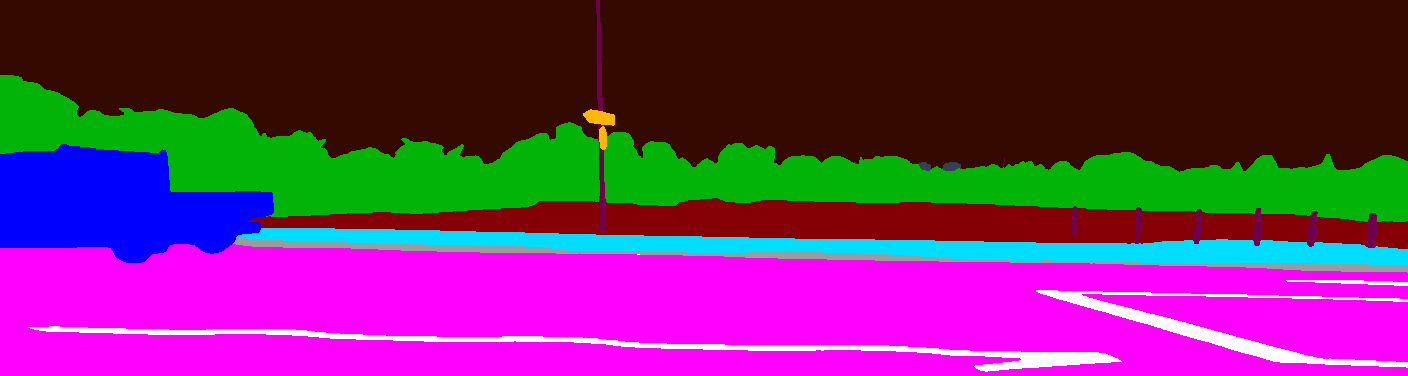
#> input picture md_materials/new_0000000163_prediction.png, 1408 x 376 px, given as the content of the folder /workspace/nkbseg_dataset/kitti360/labels/9/, which was not available
$ jupyter execute --allow-errors correction.ipynb
#> lines starting #> are read from the running program, lines starting #| are printed output that depends on the picture
#> `image = np.array(Image.open(image_path))`:
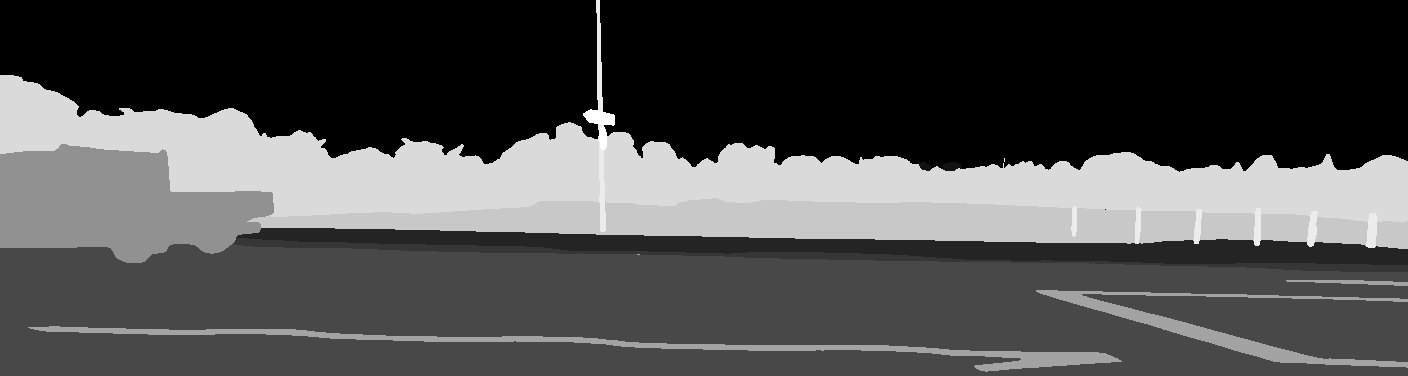
#> image: shape (376, 1408); min 0, max 14, mean 4.29; drawn with min black and max white
[cell 1]
import os

import matplotlib.pyplot as plt
import numpy as np
import pandas as pd

from tqdm import tqdm
from PIL import Image
from argparse import ArgumentParser

[cell 2]
track = 9
data_dir = f'/workspace/nkbseg_dataset/kitti360/labels/{track}/'#label images directory
support_dir = f'/workspace/KITTI-360/data_2d_semantics/train/2013_05_28_drive_000{track}_sync/semantic/'#label images directory
new_dir = f'/workspace/nkbseg_dataset/kitti360/corrected_labels/{track}/' #Where to save new dataset
config = 'config.csv'#CSV file consisting data for conversion

[cell 3]
#getting all filenames in a given folder to process them
original = [os.path.join(dp, f) for dp, dn, fn in os.walk(os.path.expanduser(data_dir)) for f in fn]
original.sort()

support = [os.path.join(dp, f) for dp, dn, fn in os.walk(os.path.expanduser(support_dir)) for f in fn]
support.sort()

if not os.path.exists(new_dir):
    os.makedirs(new_dir)

#loading config in pandas dataframe
#> (the rest of this cell did not finish here and is left out)

#> (a cell that did not finish here is left out)

#> (a cell that did not finish here is left out)


$ run again, on md_materials/new_0000000286_prediction.png
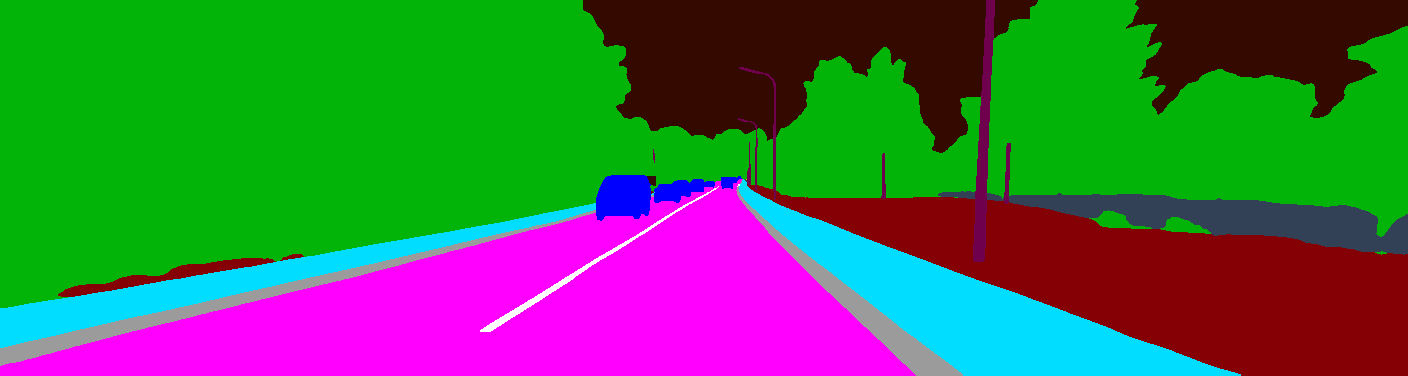
#> input picture md_materials/new_0000000286_prediction.png, 1408 x 376 px, given as the content of the folder /workspace/nkbseg_dataset/kitti360/labels/9/, which was not available
#> `image = np.array(Image.open(image_path))`:
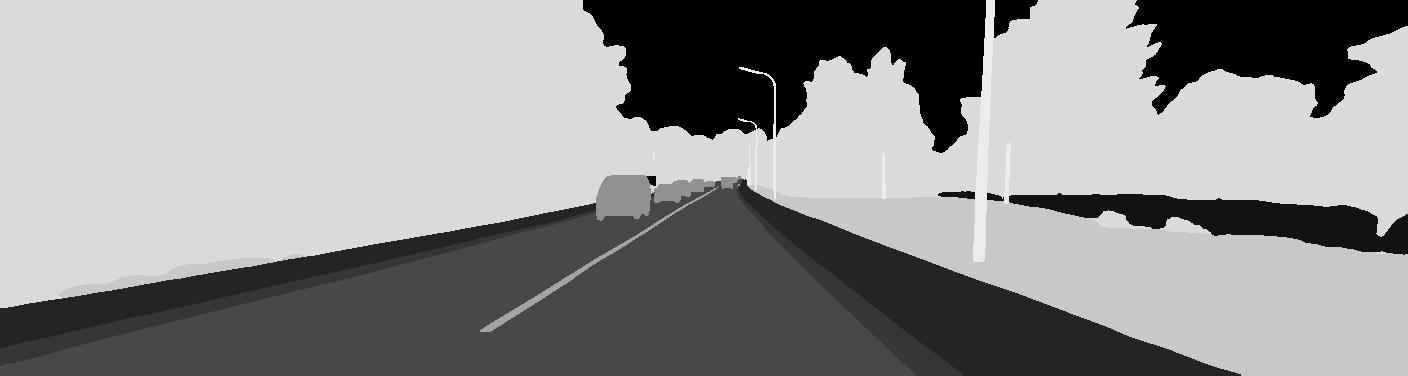
#> image: shape (376, 1408); min 0, max 14, mean 7.93; drawn with min black and max white
